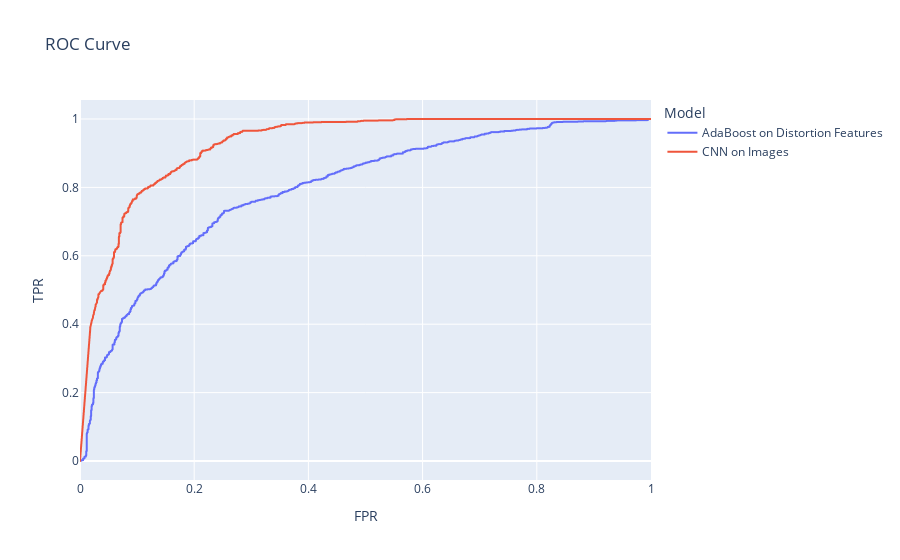

The cell this chart's notebook holds for it:
### Code cell
roc_fig = px.line(plot_df, x='FPR', y='TPR', color='Model', title='ROC Curve', width=900)
roc_fig

### Figure 1 — Plotly figure (JSON) as saved in the notebook; plotly's stock layout.template omitted (floating-point values rounded to 4 significant figures; data arrays with more than 128 entries replaced by an {"elided": "..."} marker saying what was removed)
{"data": [{"hovertemplate": "Model=AdaBoost on Distortion Features<br>FPR=%{x}<br>TPR=%{y}<extra></extra>", "legendgroup": "AdaBoost on Distortion Features", "line": {"color": "#636efa", "dash": "solid"}, "mode": "lines", "name": "AdaBoost on Distortion Features", "showlegend": true, "type": "scattergl", "x": {"elided": "979 float values"}, "xaxis": "x", "y": {"elided": "979 float values"}, "yaxis": "y"}, {"hovertemplate": "Model=CNN on Images<br>FPR=%{x}<br>TPR=%{y}<extra></extra>", "legendgroup": "CNN on Images", "line": {"color": "#EF553B", "dash": "solid"}, "mode": "lines", "name": "CNN on Images", "showlegend": true, "type": "scattergl", "x": {"elided": "531 float values"}, "xaxis": "x", "y": {"elided": "531 float values"}, "yaxis": "y"}], "layout": {"legend": {"title": {"text": "Model"}, "tracegroupgap": 0}, "title": {"text": "ROC Curve"}, "width": 900, "xaxis": {"anchor": "y", "domain": [0, 1], "title": {"text": "FPR"}}, "yaxis": {"anchor": "x", "domain": [0, 1], "title": {"text": "TPR"}}}}
